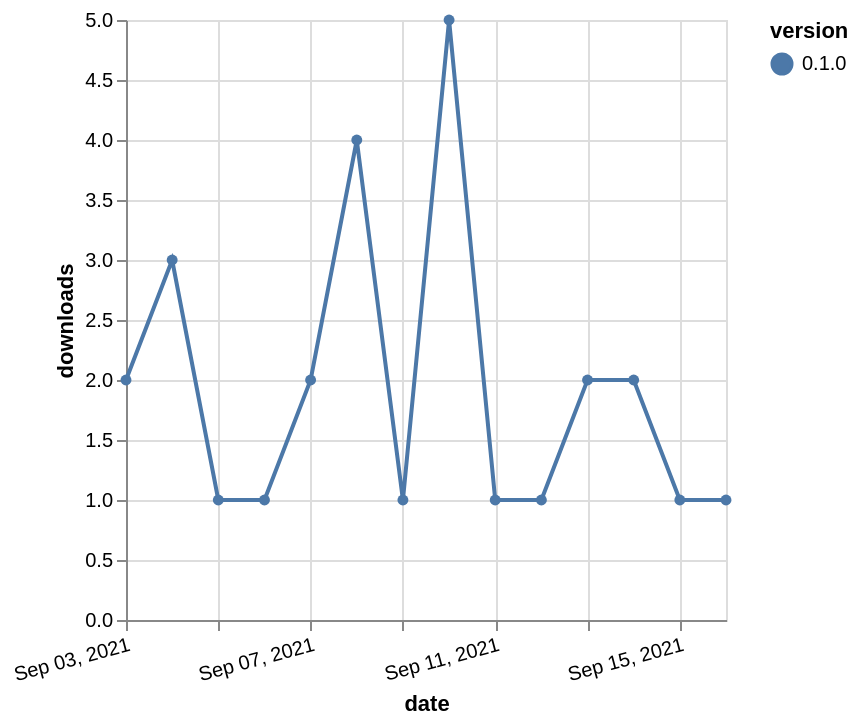

Vega-Lite specification for this chart:
### Vega-Lite specification from a JSON file in a GitHub repository (floating-point values rounded to 4 significant figures)
{"$schema": "https://vega.github.io/schema/vega-lite/v5.json", "description": "A simple bar chart with embedded data.", "data": {"values": [{"date": "2021-09-03", "total": 990, "delta": 2, "version": "0.1.0"}, {"date": "2021-09-04", "total": 993, "delta": 3, "version": "0.1.0"}, {"date": "2021-09-05", "total": 994, "delta": 1, "version": "0.1.0"}, {"date": "2021-09-06", "total": 995, "delta": 1, "version": "0.1.0"}, {"date": "2021-09-07", "total": 997, "delta": 2, "version": "0.1.0"}, {"date": "2021-09-08", "total": 1001, "delta": 4, "version": "0.1.0"}, {"date": "2021-09-09", "total": 1002, "delta": 1, "version": "0.1.0"}, {"date": "2021-09-10", "total": 1007, "delta": 5, "version": "0.1.0"}, {"date": "2021-09-11", "total": 1008, "delta": 1, "version": "0.1.0"}, {"date": "2021-09-12", "total": 1009, "delta": 1, "version": "0.1.0"}, {"date": "2021-09-13", "total": 1011, "delta": 2, "version": "0.1.0"}, {"date": "2021-09-14", "total": 1013, "delta": 2, "version": "0.1.0"}, {"date": "2021-09-15", "total": 1014, "delta": 1, "version": "0.1.0"}, {"date": "2021-09-16", "total": 1015, "delta": 1, "version": "0.1.0"}]}, "width": "container", "mark": {"type": "line", "point": {"filled": true}}, "encoding": {"x": {"field": "date", "type": "temporal", "timeUnit": "yearmonthdate", "title": "date", "axis": {"labelAngle": -15}}, "y": {"field": "delta", "type": "quantitative", "title": "downloads"}, "color": {"field": "version", "type": "nominal"}, "tooltip": {"field": "delta"}}}
